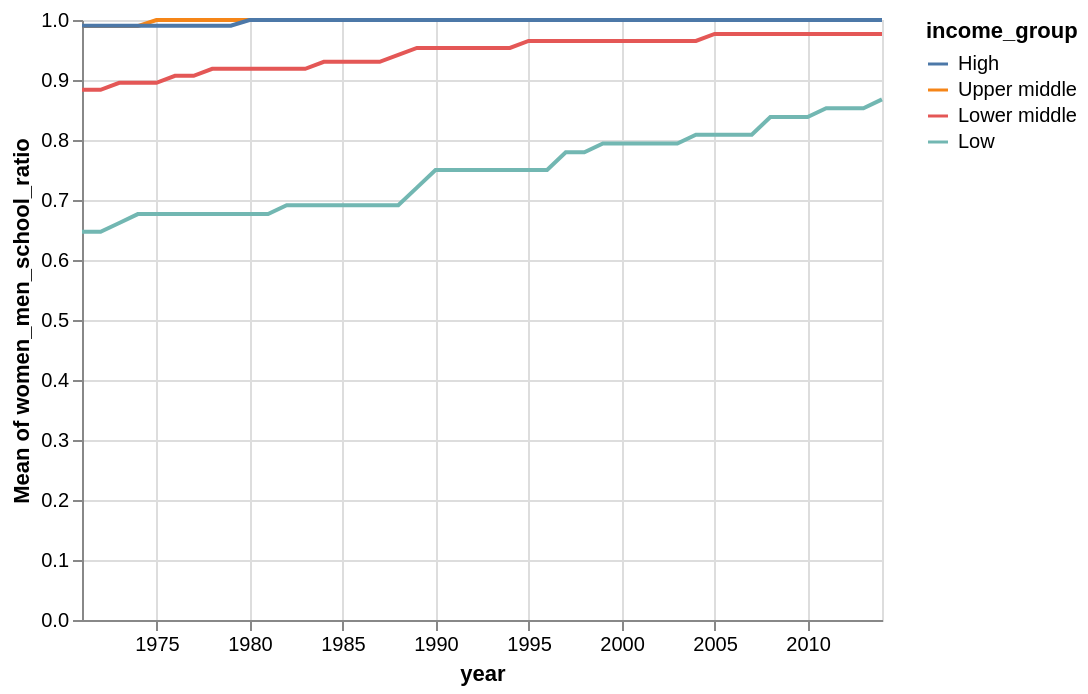

Here is the notebook cell this chart was saved with:
### Markdown cell above
**Question 3.4** 
<br> {points: 1}

In the legend of the plot in **Question 3.3**, you'll notice that it's not quite ordered correctly. 

We go from "High" to "Low" and then to the "middle" income groups. We can specify the correct order by using the `sort` parameter in `alt.Color()` instead of simply setting `color` equal to the desired column. [This comment on GitHub](https://github.com/altair-viz/altair/issues/1059#issuecomment-409944083) may give you a bit of direction.

Recreate the plot above, but this time sorting the legend of the `income_group` from high to low. 

Make sure that you order the income groups correctly in a list so that when you assign it to the `sort` argument within `alt.Color()`, the legend will read in descending order.

*Save the plot in an object named `line_plot_sorted`.*

### Code cell
line_plot_sorted = alt.Chart(gapminder_ratio_filtered).mark_line().encode(
    x='year',
    y='mean(women_men_school_ratio)',
    color=alt.Color('income_group', sort=['High', 'Upper middle', 'Lower middle', 'Low'])
)

# your code here
line_plot_sorted

### Figure 1 — Vega-Lite specification as saved in the notebook (floating-point values rounded to 4 significant figures; data arrays with more than 128 entries replaced by an {"elided": "..."} marker saying what was removed)
{"config": {"view": {"continuousWidth": 400, "continuousHeight": 300}}, "data": {"name": "data-985ba4e8019cf60976505f9e2a26bf02"}, "mark": "line", "encoding": {"color": {"type": "nominal", "field": "income_group", "sort": ["High", "Upper middle", "Lower middle", "Low"]}, "x": {"type": "temporal", "field": "year"}, "y": {"type": "quantitative", "aggregate": "mean", "field": "women_men_school_ratio"}}, "$schema": "https://vega.github.io/schema/vega-lite/v4.8.1.json", "datasets": {"data-985ba4e8019cf60976505f9e2a26bf02": {"elided": "7832 records"}}}
